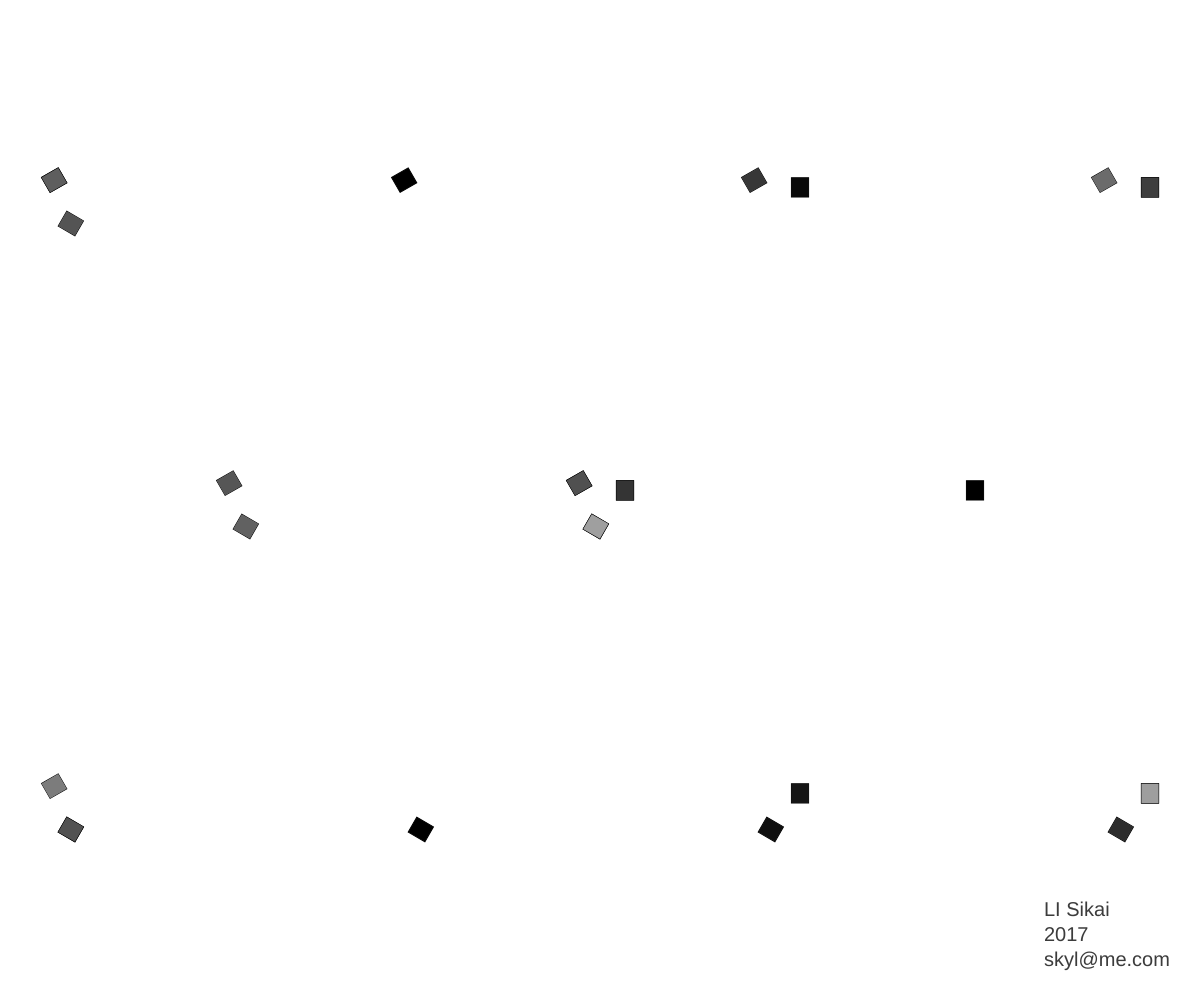
Frame 1 (no input)
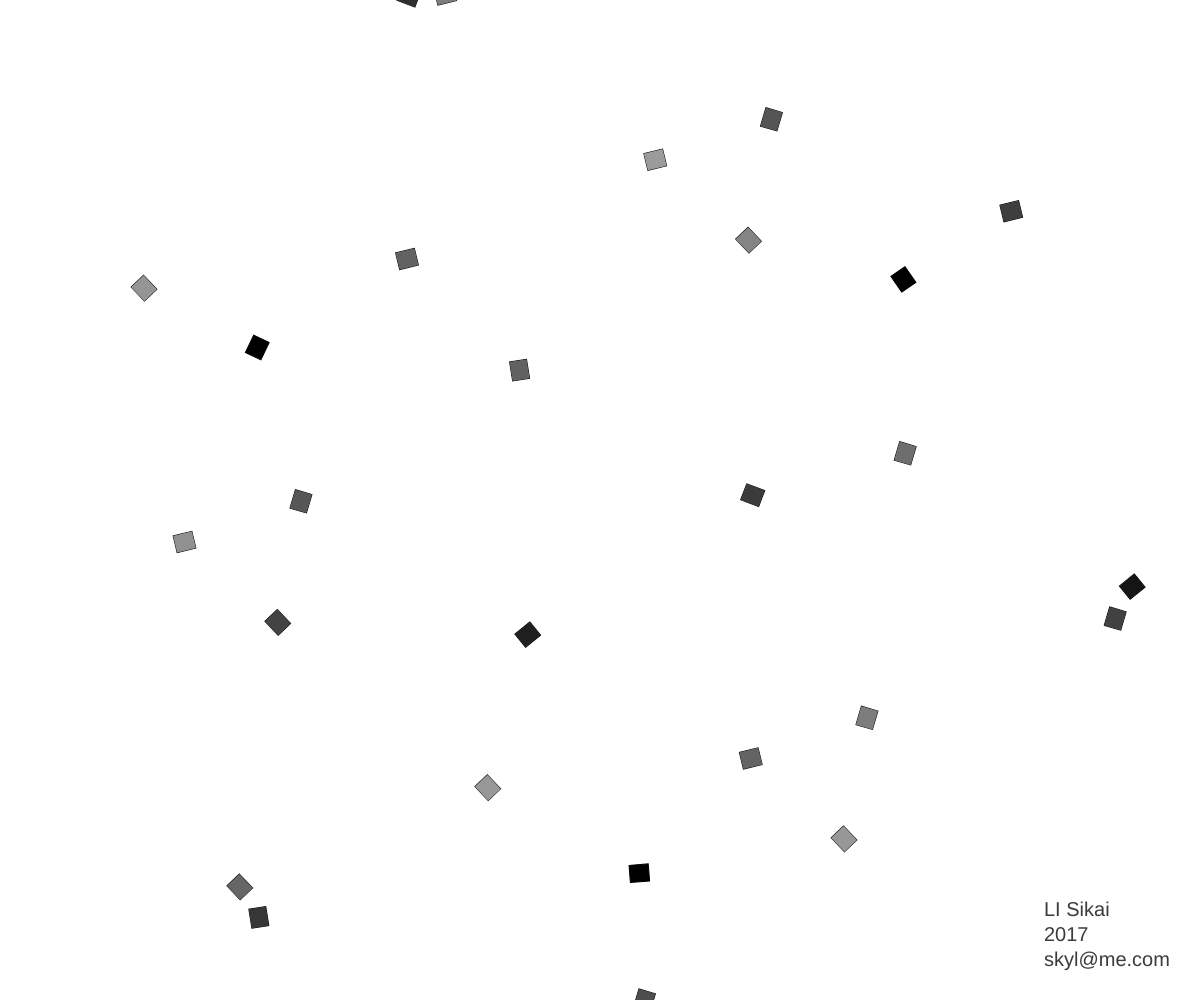
Frame 60 (no input)
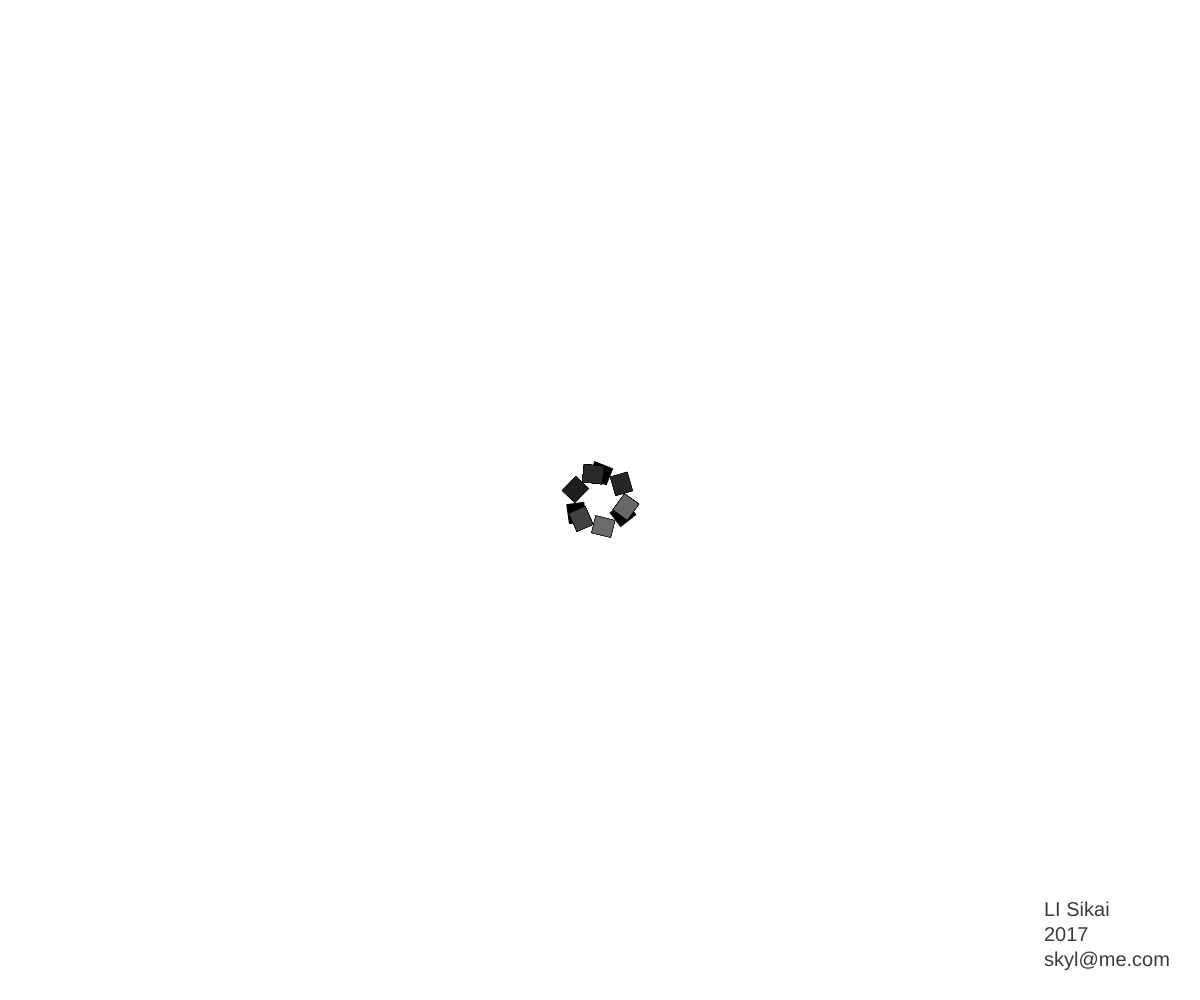
Frame 120 (the mouse pressed at the canvas centre since frame 60)

The p5.js sketch that drew these frames (run headless with seeded random() and noise() and a simulated clock; from frame 60 on, the mouse is pressed at the canvas centre):

// p5.js sketch
// ── sketch.js
var angle = 0
var speed = 0.5
var x = 0
function setup() {
  createCanvas(windowWidth,windowHeight);
  fill(0)
  textSize(180)
  stroke(0)
  textFont("Helvetica")
  mouseX=150
  mouseY=150
  noCursor()
}

function windowResized(){
    resizeCanvas(windowWidth,windowHeight);

}

function draw() {
  background(255)
  x = abs(windowWidth*0.5-mouseX)
  y = abs(windowHeight*0.5-mouseY)
  l1 = map(x, 0, 0.5*windowWidth, 0, 0.35*windowHeight);
  l2 = map(y, 0, 0.5*windowHeight, 0, 0.35*windowHeight);
  push()
  translate(windowWidth*0.5,windowHeight*0.5);
  Rotate(3,l1,l2,0.5,".")
  pop()
  push()
  textSize(20)
  fill(60)
  strokeWeight(0)
  text("LI Sikai 2017   skyl@me.com",0.92*windowWidth-60,0.9*windowHeight,100,200)
  pop()


}



function Rotate(sides,l1,l2,time,string) {

  for (var i = 1; i<= sides; i++){
    push()
    rotate(angle)
    rotate(i*2*PI/sides)
    text(string,l1,0)
      for (var m = 1; m<= sides; m++){
        push()
        fill(60+random(-60,60))
        translate(l1,0);
        rotate(angle)
        rotate(m*2*PI/sides)
        text(string,l1,0)
          for (var n = 1; n<= sides; n++){
            push()
            scale(random(1,1,5))
            fill(100+random(-60,60))
            translate(l2,0);
            rotate(angle)
            rotate(n*2*PI/sides)
            text(string,l1,0)
            pop()
          }
        pop()
      }
    pop()
    }
    angle = 0.5*PI *sin(millis()/(1000/2*PI)*(1/time))
}

document.ontouchmove = function (e) {
  e.preventDefault();
}
